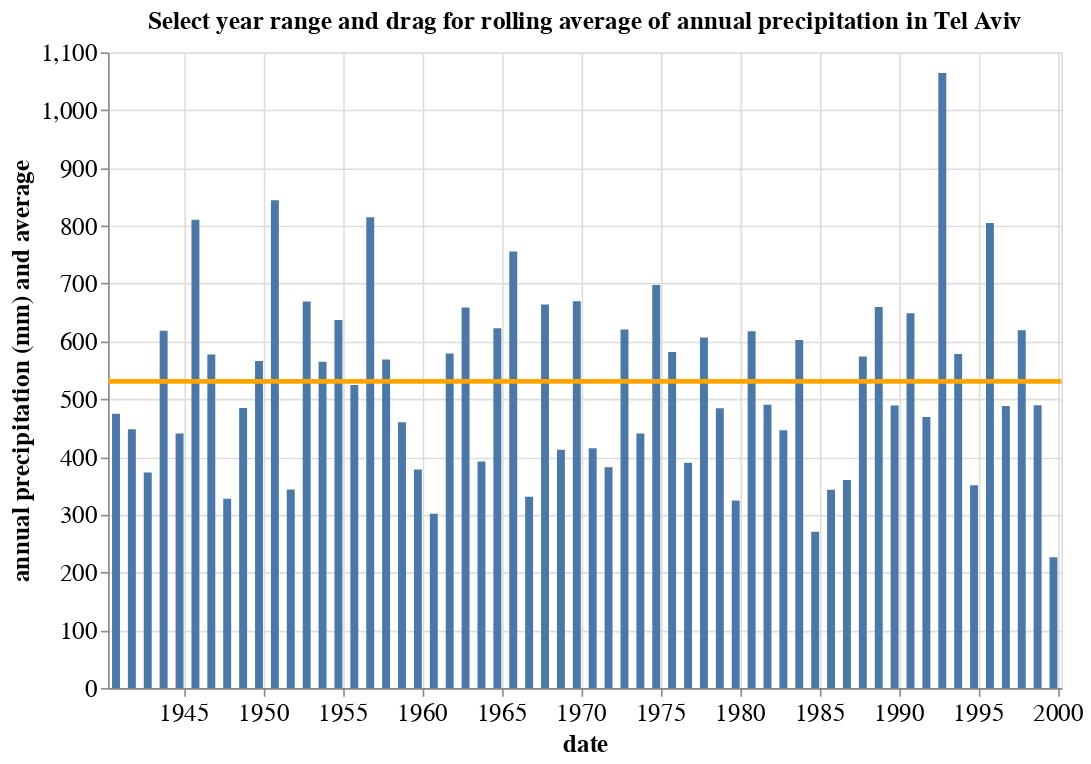

Notebook code for this chart:
### Code cell
#| code-summary: "widget for rolling average"
import altair as alt

# Custom theme for readability
def readable():   
    return {
        "config" : {
             "title": {'fontSize': 16},
             "axis": {
                  "labelFontSize": 16,
                  "titleFontSize": 16,
             },
             "header": {
                  "labelFontSize": 14,
                  "titleFontSize": 14,
             },
             "legend": {
                  "labelFontSize": 14,
                  "titleFontSize": 14,
             },
             "mark": {
                 'fontSize': 14,
                 "tooltip": {"content": "encoding"},  # enable tooltips
            },
        }
    }

alt.themes.register('readable', readable)
alt.themes.enable('readable')

# Altair only recognizes column data; it ignores index values. You can plot the index data by first resetting the index
source = df_year.reset_index()
brush = alt.selection_interval(encodings=['x'])

# T: temporal, a time or date value
# Q: quantitative, a continuous real-valued quantity
# https://altair-viz.github.io/user_guide/encoding.html#encoding-data-types
bars = alt.Chart().mark_bar().encode(
    x=alt.X('DATE:T', axis=alt.Axis(title='date')),
    y=alt.Y('rain (mm):Q',  axis=alt.Axis(title='annual precipitation (mm) and average')),
    opacity=alt.condition(brush, alt.OpacityValue(1), alt.OpacityValue(0.2)),
).add_params(
    brush
).properties(
    title='Select year range and drag for rolling average of annual precipitation in Tel Aviv'
).properties(
    width=600,
    height=400
)

line = alt.Chart().mark_rule(color='orange').encode(
    y='mean(rain (mm)):Q',
    size=alt.SizeValue(3)
).transform_filter(
    brush
)

alt.layer(bars, line, data=source)

### Figure 1 — Vega-Lite specification as saved in the notebook (floating-point values rounded to 4 significant figures)
{"config": {"title": {"fontSize": 16}, "axis": {"labelFontSize": 16, "titleFontSize": 16}, "header": {"labelFontSize": 14, "titleFontSize": 14}, "legend": {"labelFontSize": 14, "titleFontSize": 14}, "mark": {"fontSize": 14, "tooltip": {"content": "encoding"}}}, "layer": [{"mark": {"type": "bar"}, "encoding": {"opacity": {"condition": {"param": "param_2", "value": 1}, "value": 0.2}, "x": {"axis": {"title": "date"}, "field": "DATE", "type": "temporal"}, "y": {"axis": {"title": "annual precipitation (mm) and average"}, "field": "rain (mm)", "type": "quantitative"}}, "name": "view_2", "title": "Select year range and drag for rolling average of annual precipitation in Tel Aviv"}, {"mark": {"type": "rule", "color": "orange"}, "encoding": {"size": {"value": 3}, "y": {"aggregate": "mean", "field": "rain (mm)", "type": "quantitative"}}, "transform": [{"filter": {"param": "param_2"}}]}], "data": {"name": "data-d3d62ccd89e6626bcb1b568452363acd"}, "height": 400, "params": [{"name": "param_2", "select": {"type": "interval", "encodings": ["x"]}, "views": ["view_2"]}], "width": 600, "$schema": "https://vega.github.io/schema/vega-lite/v5.17.0.json", "datasets": {"data-d3d62ccd89e6626bcb1b568452363acd": [{"DATE": "1940-09-30T00:00:00", "rain (mm)": 474.9}, {"DATE": "1941-09-30T00:00:00", "rain (mm)": 447.8}, {"DATE": "1942-09-30T00:00:00", "rain (mm)": 372.9}, {"DATE": "1943-09-30T00:00:00", "rain (mm)": 618.2}, {"DATE": "1944-09-30T00:00:00", "rain (mm)": 440.5}, {"DATE": "1945-09-30T00:00:00", "rain (mm)": 810.6}, {"DATE": "1946-09-30T00:00:00", "rain (mm)": 577.3}, {"DATE": "1947-09-30T00:00:00", "rain (mm)": 327.8}, {"DATE": "1948-09-30T00:00:00", "rain (mm)": 484.5}, {"DATE": "1949-09-30T00:00:00", "rain (mm)": 566.1}, {"DATE": "1950-09-30T00:00:00", "rain (mm)": 844.1}, {"DATE": "1951-09-30T00:00:00", "rain (mm)": 343.8}, {"DATE": "1952-09-30T00:00:00", "rain (mm)": 668.9}, {"DATE": "1953-09-30T00:00:00", "rain (mm)": 564.5}, {"DATE": "1954-09-30T00:00:00", "rain (mm)": 636.8}, {"DATE": "1955-09-30T00:00:00", "rain (mm)": 524.4}, {"DATE": "1956-09-30T00:00:00", "rain (mm)": 814.8}, {"DATE": "1957-09-30T00:00:00", "rain (mm)": 568.4}, {"DATE": "1958-09-30T00:00:00", "rain (mm)": 459.8}, {"DATE": "1959-09-30T00:00:00", "rain (mm)": 378.4}, {"DATE": "1960-09-30T00:00:00", "rain (mm)": 301.7}, {"DATE": "1961-09-30T00:00:00", "rain (mm)": 578.9}, {"DATE": "1962-09-30T00:00:00", "rain (mm)": 658.7}, {"DATE": "1963-09-30T00:00:00", "rain (mm)": 392.1}, {"DATE": "1964-09-30T00:00:00", "rain (mm)": 622.7}, {"DATE": "1965-09-30T00:00:00", "rain (mm)": 755.5}, {"DATE": "1966-09-30T00:00:00", "rain (mm)": 331.0}, {"DATE": "1967-09-30T00:00:00", "rain (mm)": 663.6}, {"DATE": "1968-09-30T00:00:00", "rain (mm)": 412.4}, {"DATE": "1969-09-30T00:00:00", "rain (mm)": 669.4}, {"DATE": "1970-09-30T00:00:00", "rain (mm)": 415.1}, {"DATE": "1971-09-30T00:00:00", "rain (mm)": 382.0}, {"DATE": "1972-09-30T00:00:00", "rain (mm)": 620.4}, {"DATE": "1973-09-30T00:00:00", "rain (mm)": 440.5}, {"DATE": "1974-09-30T00:00:00", "rain (mm)": 697.5}, {"DATE": "1975-09-30T00:00:00", "rain (mm)": 581.7}, {"DATE": "1976-09-30T00:00:00", "rain (mm)": 389.8}, {"DATE": "1977-09-30T00:00:00", "rain (mm)": 606.8}, {"DATE": "1978-09-30T00:00:00", "rain (mm)": 484.3}, {"DATE": "1979-09-30T00:00:00", "rain (mm)": 324.7}, {"DATE": "1980-09-30T00:00:00", "rain (mm)": 617.6}, {"DATE": "1981-09-30T00:00:00", "rain (mm)": 490.4}, {"DATE": "1982-09-30T00:00:00", "rain (mm)": 446.0}, {"DATE": "1983-09-30T00:00:00", "rain (mm)": 602.4}, {"DATE": "1984-09-30T00:00:00", "rain (mm)": 270.3}, {"DATE": "1985-09-30T00:00:00", "rain (mm)": 343.2}, {"DATE": "1986-09-30T00:00:00", "rain (mm)": 360.2}, {"DATE": "1987-09-30T00:00:00", "rain (mm)": 573.6}, {"DATE": "1988-09-30T00:00:00", "rain (mm)": 659.6}, {"DATE": "1989-09-30T00:00:00", "rain (mm)": 488.9}, {"DATE": "1990-09-30T00:00:00", "rain (mm)": 648.5}, {"DATE": "1991-09-30T00:00:00", "rain (mm)": 468.9}, {"DATE": "1992-09-30T00:00:00", "rain (mm)": 1064.0}, {"DATE": "1993-09-30T00:00:00", "rain (mm)": 577.9}, {"DATE": "1994-09-30T00:00:00", "rain (mm)": 350.9}, {"DATE": "1995-09-30T00:00:00", "rain (mm)": 804.7}, {"DATE": "1996-09-30T00:00:00", "rain (mm)": 488.2}, {"DATE": "1997-09-30T00:00:00", "rain (mm)": 619.1}, {"DATE": "1998-09-30T00:00:00", "rain (mm)": 489.6}, {"DATE": "1999-09-30T00:00:00", "rain (mm)": 226.5}]}}
